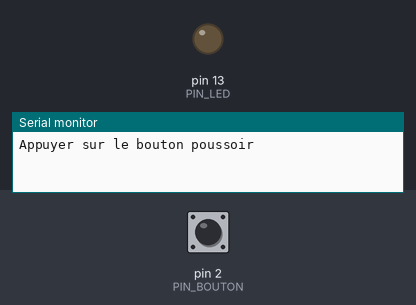
Simulated run of this sketch. Board: Arduino Uno, built with avr-gcc and run on an emulated ATmega328P. Shown: output pins drawn as LEDs (lit = HIGH), the last lines printed to the serial monitor. The inputs (shaded band) are chosen by the test bench; at power-on: pin 2 (PIN_BOUTON) HIGH.

Above: at 1.2 s.
1.3 s: pin 2 (PIN_BOUTON) pulled LOW for 0.15 s
At 1.39 s:
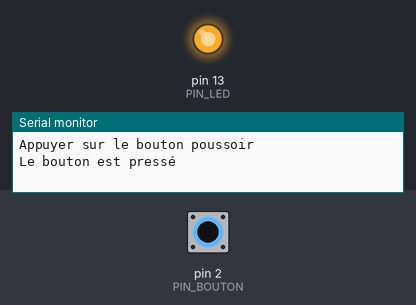
2.9 s: pin 2 (PIN_BOUTON) pulled LOW for 3.2 s
At 7.0 s:
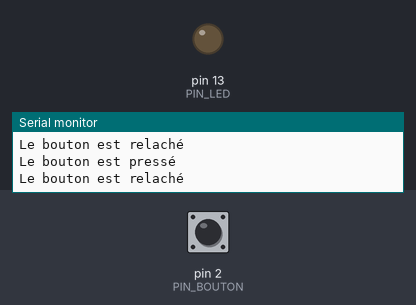
Timing chart, 0 to 8.5 s (numbered marks = the images above; inputs shaded):
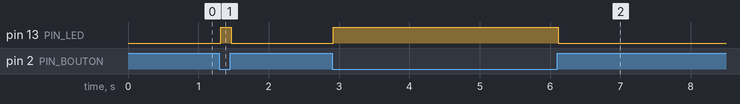

The sketch:

exemple_1.ino
```cpp
/**
 *
 * e-mail : rachelsysteme@gmail.com
 * gitHub : https://github.com/RS-malik-el
 * Donation : paypal.me/RachelSysteme
 *
 * @AUTEUR : Exaucé KIMBEMBE / @OpenProgramming
 * DATE : 09/04/2023
 *
 * @Board : arduino
 *
 * Ce code est conçu pour détecter les pressions et les relâchements d'un bouton
 * poussoir, en utilisant la bibliothèque AceButton. Il allume également une LED
 * connectée sur une broche de sortie en fonction de l'état du bouton. Assurez-vous
 * d'utiliser ce code sur une carte Arduino compatible, car il peut ne pas bien
 * fonctionner sur d'autres types de cartes.
 *
*/

#ifndef __AVR__
  #error Ce code a été tester sur une carte arduino et peux ne pas bien fonctionner sur un autre type de carte.
#endif

#include <AceButton.h>

using namespace ace_button;

#define PIN_BOUTON  2   // Pin du bouton poussoir
#define PIN_LED     13  // Pin de la LED

AceButton button(PIN_BOUTON);  // Création d'un objet AceButton pour le bouton

// Prototype de la fonction
void gestionBouton(AceButton* button, uint8_t eventType, uint8_t buttonState);


void setup() {

  Serial.begin(115200); // Initialisation de la communication série
  Serial.println("Appuyer sur le bouton poussoir\n");

  pinMode(PIN_LED, OUTPUT);  // Configuration de la broche LED en sortie
  pinMode(PIN_BOUTON, INPUT_PULLUP); // Configuration du bouton poussoir en entrée

  button.setEventHandler(gestionBouton);  // Définition de la fonction de rappel pour le bouton
}


void loop() {
  button.check();
}


// Fonction de rappel pour le bouton
void gestionBouton(AceButton* button, uint8_t eventType, uint8_t buttonState) {
  switch (eventType) {
    case AceButton::kEventPressed:
      Serial.println("Le bouton est pressé");
      digitalWrite(PIN_LED, not buttonState);
      break;
    case AceButton::kEventReleased:
      Serial.println("Le bouton est relaché");
      digitalWrite(PIN_LED, not buttonState);
      break;
  }
}
```

Measured:
- after the input at 1.3 s, pin 13 (PIN_LED): LOW → HIGH at once, → LOW 0.15 s later
- after the input at 2.9 s, pin 13 (PIN_LED): LOW → HIGH at once, → LOW 3.2 s later
